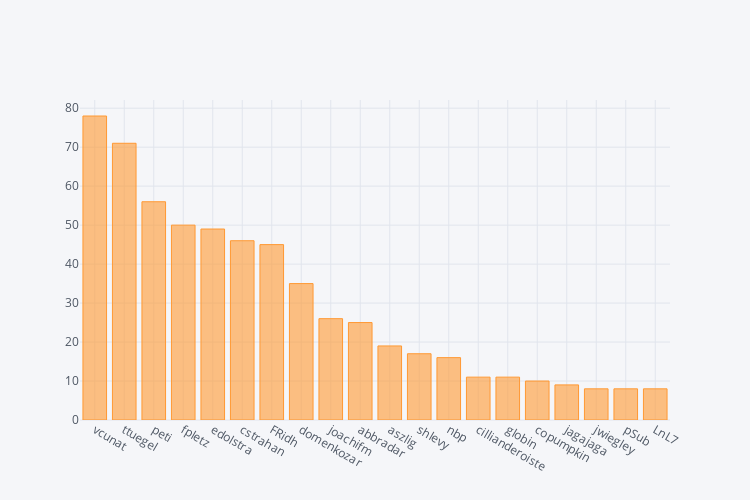

The notebook cell saved with this chart:
### Markdown cell above
## Number of Issues by Assignee

### Code cell
iplot(data.groupby('assignee.login').size().sort_values(ascending=False)[:20].iplot(asFigure=True, dimensions=(750, 500), kind='bar'))

### Figure 1 — Plotly figure (JSON) as saved in the notebook; plotly's stock layout.template omitted (floating-point values rounded to 4 significant figures)
{"data": [{"marker": {"color": "rgba(255, 153, 51, 0.6)", "line": {"color": "rgba(255, 153, 51, 1.0)", "width": 1}}, "name": "None", "orientation": "v", "text": "", "type": "bar", "x": ["vcunat", "ttuegel", "peti", "fpletz", "edolstra", "cstrahan", "FRidh", "domenkozar", "joachifm", "abbradar", "aszlig", "shlevy", "nbp", "cillianderoiste", "globin", "copumpkin", "jagajaga", "jwiegley", "pSub", "LnL7"], "y": [78, 71, 56, 50, 49, 46, 45, 35, 26, 25, 19, 17, 16, 11, 11, 10, 9, 8, 8, 8]}], "layout": {"height": 500, "legend": {"bgcolor": "#F5F6F9", "font": {"color": "#4D5663"}}, "paper_bgcolor": "#F5F6F9", "plot_bgcolor": "#F5F6F9", "titlefont": {"color": "#4D5663"}, "width": 750, "xaxis1": {"gridcolor": "#E1E5ED", "showgrid": true, "tickfont": {"color": "#4D5663"}, "title": "", "titlefont": {"color": "#4D5663"}, "zerolinecolor": "#E1E5ED"}, "yaxis1": {"gridcolor": "#E1E5ED", "showgrid": true, "tickfont": {"color": "#4D5663"}, "title": "", "titlefont": {"color": "#4D5663"}, "zerolinecolor": "#E1E5ED"}}}
